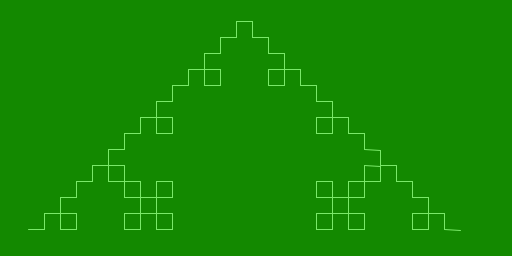
Frame 1 (no input)
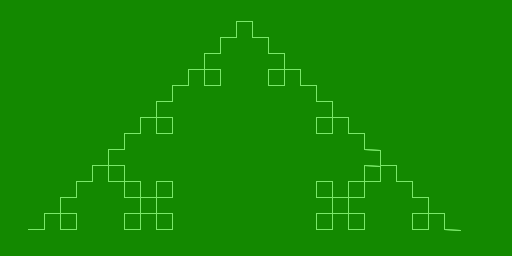
Frame 2 (the mouse pressed at the canvas centre, redrawn once)

The Processing sketch that drew these frames (run headless with seeded random() and noise(); the mouse was pressed at the canvas centre and the sketch redrawn once):

// Processing sketch: KochCurve
// ── KochCurve.pde
//
// Koch curve L-System (http://en.wikipedia.org/wiki/L-system#Example_4:_Koch_curve)
//
// Copyright (c) 2012, Oldrich Smehlik <oldrich@smehlik.net>
// All rights reserved.
//
// Redistribution and use in source and binary forms,
// with or without modification, are permitted provided that the following conditions are met:
//
// - Redistributions of source code must retain the above copyright notice,
//   this list of conditions and the following disclaimer.
// - Redistributions in binary form must reproduce the above copyright notice,
//   this list of conditions and the following disclaimer in the documentation
//   and/or other materials provided with the distribution.
//
// THIS SOFTWARE IS PROVIDED BY THE COPYRIGHT HOLDERS AND CONTRIBUTORS
// "AS IS" AND ANY EXPRESS OR IMPLIED WARRANTIES, INCLUDING, BUT
// NOT LIMITED TO, THE IMPLIED WARRANTIES OF MERCHANTABILITY AND FITNESS
// FOR A PARTICULAR PURPOSE ARE DISCLAIMED. IN NO EVENT SHALL
// THE COPYRIGHT HOLDER OR CONTRIBUTORS BE LIABLE FOR ANY DIRECT, INDIRECT,
// INCIDENTAL, SPECIAL, EXEMPLARY, OR CONSEQUENTIAL DAMAGES (INCLUDING,
// BUT NOT LIMITED TO, PROCUREMENT OF SUBSTITUTE GOODS OR SERVICES;
// LOSS OF USE, DATA, OR PROFITS; OR BUSINESS INTERRUPTION) HOWEVER CAUSED
// AND ON ANY THEORY OF LIABILITY, WHETHER IN CONTRACT, STRICT LIABILITY,
// OR TORT (INCLUDING NEGLIGENCE OR OTHERWISE) ARISING IN ANY WAY OUT OF
// THE USE OF THIS SOFTWARE, EVEN IF ADVISED OF THE POSSIBILITY OF SUCH DAMAGE.
//

int steplength = 16;

void setup()
{
    size(512,256);
    noLoop();
    background(#138900);
    stroke(#7AE969);
}

void draw() {
    translate(width*9/10, height*9/10);
    rotate(PI);
    render("F", 3);
}

void render(String data, int n)
{
    data = getEvolved(data, n);
    for (int i = 0; i < data.length(); ++i)
    {
        switch(data.charAt(i))
        {
            case 'F': line(0, 0, steplength, 0); translate(steplength, 0); break;
            case '-': rotate(-HALF_PI); break;
            case '+': rotate( HALF_PI); break;
        }
    }
}

String getEvolved(String s, int n)
{
    for (int i = 1; i <= n; i++)
    {
        s = s.replaceAll("F","F+F-F-F+F");
    }
    
    return s;
}
